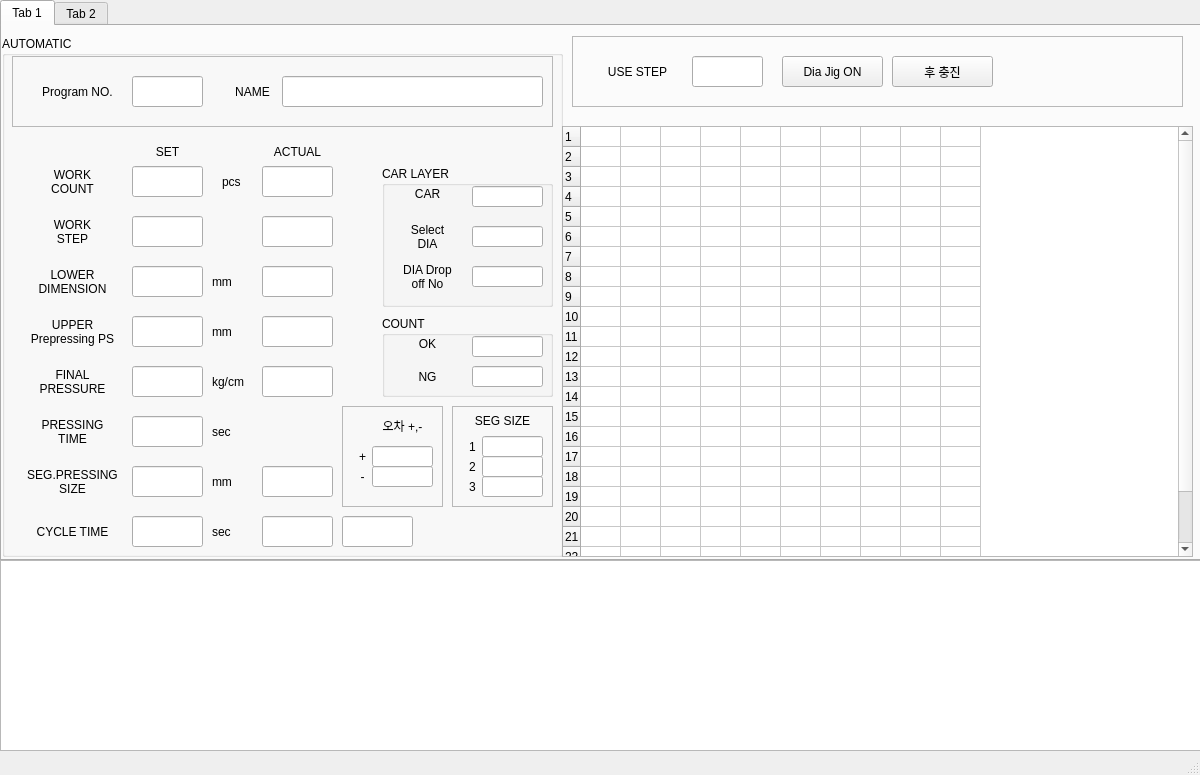
<?xml version="1.0" encoding="UTF-8"?>
<ui version="4.0">
 <class>MainWindow</class>
 <widget class="QMainWindow" name="MainWindow">
  <property name="geometry">
   <rect>
    <x>0</x>
    <y>0</y>
    <width>1200</width>
    <height>775</height>
   </rect>
  </property>
  <property name="sizePolicy">
   <sizepolicy hsizetype="Fixed" vsizetype="Fixed">
    <horstretch>0</horstretch>
    <verstretch>0</verstretch>
   </sizepolicy>
  </property>
  <property name="windowTitle">
   <string>MainWindow</string>
  </property>
  <widget class="QWidget" name="centralwidget">
   <widget class="QTabWidget" name="tabWidget">
    <property name="geometry">
     <rect>
      <x>0</x>
      <y>0</y>
      <width>1201</width>
      <height>561</height>
     </rect>
    </property>
    <property name="sizePolicy">
     <sizepolicy hsizetype="Preferred" vsizetype="Preferred">
      <horstretch>0</horstretch>
      <verstretch>0</verstretch>
     </sizepolicy>
    </property>
    <property name="currentIndex">
     <number>0</number>
    </property>
    <widget class="QWidget" name="tab">
     <attribute name="title">
      <string>Tab 1</string>
     </attribute>
     <widget class="QTableWidget" name="tableWidget_2">
      <property name="geometry">
       <rect>
        <x>560</x>
        <y>100</y>
        <width>631</width>
        <height>431</height>
       </rect>
      </property>
      <property name="maximumSize">
       <size>
        <width>631</width>
        <height>16777215</height>
       </size>
      </property>
      <property name="rowCount">
       <number>24</number>
      </property>
      <property name="columnCount">
       <number>10</number>
      </property>
      <attribute name="horizontalHeaderVisible">
       <bool>false</bool>
      </attribute>
      <attribute name="horizontalHeaderCascadingSectionResizes">
       <bool>false</bool>
      </attribute>
      <attribute name="horizontalHeaderMinimumSectionSize">
       <number>1</number>
      </attribute>
      <attribute name="horizontalHeaderDefaultSectionSize">
       <number>40</number>
      </attribute>
      <attribute name="horizontalHeaderHighlightSections">
       <bool>false</bool>
      </attribute>
      <attribute name="horizontalHeaderShowSortIndicator" stdset="0">
       <bool>false</bool>
      </attribute>
      <attribute name="horizontalHeaderStretchLastSection">
       <bool>false</bool>
      </attribute>
      <attribute name="verticalHeaderVisible">
       <bool>true</bool>
      </attribute>
      <attribute name="verticalHeaderCascadingSectionResizes">
       <bool>false</bool>
      </attribute>
      <attribute name="verticalHeaderMinimumSectionSize">
       <number>1</number>
      </attribute>
      <attribute name="verticalHeaderDefaultSectionSize">
       <number>20</number>
      </attribute>
      <attribute name="verticalHeaderHighlightSections">
       <bool>false</bool>
      </attribute>
      <attribute name="verticalHeaderShowSortIndicator" stdset="0">
       <bool>false</bool>
      </attribute>
      <attribute name="verticalHeaderStretchLastSection">
       <bool>false</bool>
      </attribute>
      <row/>
      <row/>
      <row/>
      <row/>
      <row/>
      <row/>
      <row/>
      <row/>
      <row/>
      <row/>
      <row/>
      <row/>
      <row/>
      <row/>
      <row/>
      <row/>
      <row/>
      <row/>
      <row/>
      <row/>
      <row/>
      <row/>
      <row/>
      <row/>
      <column/>
      <column/>
      <column/>
      <column/>
      <column/>
      <column/>
      <column/>
      <column/>
      <column/>
      <column/>
     </widget>
     <widget class="QGroupBox" name="groupBox">
      <property name="geometry">
       <rect>
        <x>0</x>
        <y>10</y>
        <width>561</width>
        <height>521</height>
       </rect>
      </property>
      <property name="title">
       <string>AUTOMATIC</string>
      </property>
      <widget class="QLineEdit" name="lineEdit">
       <property name="geometry">
        <rect>
         <x>130</x>
         <y>130</y>
         <width>71</width>
         <height>31</height>
        </rect>
       </property>
      </widget>
      <widget class="QLabel" name="label">
       <property name="geometry">
        <rect>
         <x>20</x>
         <y>120</y>
         <width>101</width>
         <height>51</height>
        </rect>
       </property>
       <property name="text">
        <string>WORK
COUNT</string>
       </property>
       <property name="alignment">
        <set>Qt::AlignCenter</set>
       </property>
      </widget>
      <widget class="QLabel" name="label_2">
       <property name="geometry">
        <rect>
         <x>220</x>
         <y>130</y>
         <width>41</width>
         <height>31</height>
        </rect>
       </property>
       <property name="text">
        <string>pcs</string>
       </property>
      </widget>
      <widget class="QLineEdit" name="lineEdit_2">
       <property name="geometry">
        <rect>
         <x>130</x>
         <y>180</y>
         <width>71</width>
         <height>31</height>
        </rect>
       </property>
      </widget>
      <widget class="QLabel" name="label_3">
       <property name="geometry">
        <rect>
         <x>20</x>
         <y>170</y>
         <width>101</width>
         <height>51</height>
        </rect>
       </property>
       <property name="text">
        <string>WORK
STEP</string>
       </property>
       <property name="alignment">
        <set>Qt::AlignCenter</set>
       </property>
      </widget>
      <widget class="QLabel" name="label_5">
       <property name="geometry">
        <rect>
         <x>210</x>
         <y>230</y>
         <width>41</width>
         <height>31</height>
        </rect>
       </property>
       <property name="text">
        <string>mm</string>
       </property>
      </widget>
      <widget class="QLabel" name="label_4">
       <property name="geometry">
        <rect>
         <x>20</x>
         <y>220</y>
         <width>101</width>
         <height>51</height>
        </rect>
       </property>
       <property name="text">
        <string>LOWER
DIMENSION</string>
       </property>
       <property name="alignment">
        <set>Qt::AlignCenter</set>
       </property>
      </widget>
      <widget class="QLineEdit" name="lineEdit_3">
       <property name="geometry">
        <rect>
         <x>130</x>
         <y>230</y>
         <width>71</width>
         <height>31</height>
        </rect>
       </property>
      </widget>
      <widget class="QLabel" name="label_6">
       <property name="geometry">
        <rect>
         <x>210</x>
         <y>280</y>
         <width>41</width>
         <height>31</height>
        </rect>
       </property>
       <property name="text">
        <string>mm</string>
       </property>
      </widget>
      <widget class="QLabel" name="label_7">
       <property name="geometry">
        <rect>
         <x>20</x>
         <y>270</y>
         <width>101</width>
         <height>51</height>
        </rect>
       </property>
       <property name="text">
        <string>UPPER
Prepressing PS</string>
       </property>
       <property name="alignment">
        <set>Qt::AlignCenter</set>
       </property>
      </widget>
      <widget class="QLineEdit" name="lineEdit_4">
       <property name="geometry">
        <rect>
         <x>130</x>
         <y>280</y>
         <width>71</width>
         <height>31</height>
        </rect>
       </property>
      </widget>
      <widget class="QLabel" name="label_8">
       <property name="geometry">
        <rect>
         <x>210</x>
         <y>330</y>
         <width>41</width>
         <height>31</height>
        </rect>
       </property>
       <property name="text">
        <string>kg/cm</string>
       </property>
      </widget>
      <widget class="QLabel" name="label_9">
       <property name="geometry">
        <rect>
         <x>20</x>
         <y>320</y>
         <width>101</width>
         <height>51</height>
        </rect>
       </property>
       <property name="text">
        <string>FINAL
PRESSURE</string>
       </property>
       <property name="alignment">
        <set>Qt::AlignCenter</set>
       </property>
      </widget>
      <widget class="QLineEdit" name="lineEdit_5">
       <property name="geometry">
        <rect>
         <x>130</x>
         <y>330</y>
         <width>71</width>
         <height>31</height>
        </rect>
       </property>
      </widget>
      <widget class="QLabel" name="label_10">
       <property name="geometry">
        <rect>
         <x>210</x>
         <y>380</y>
         <width>31</width>
         <height>31</height>
        </rect>
       </property>
       <property name="text">
        <string>sec</string>
       </property>
      </widget>
      <widget class="QLabel" name="label_11">
       <property name="geometry">
        <rect>
         <x>20</x>
         <y>370</y>
         <width>101</width>
         <height>51</height>
        </rect>
       </property>
       <property name="text">
        <string>PRESSING
TIME</string>
       </property>
       <property name="alignment">
        <set>Qt::AlignCenter</set>
       </property>
      </widget>
      <widget class="QLineEdit" name="lineEdit_6">
       <property name="geometry">
        <rect>
         <x>130</x>
         <y>380</y>
         <width>71</width>
         <height>31</height>
        </rect>
       </property>
      </widget>
      <widget class="QLabel" name="label_12">
       <property name="geometry">
        <rect>
         <x>210</x>
         <y>430</y>
         <width>31</width>
         <height>31</height>
        </rect>
       </property>
       <property name="text">
        <string>mm</string>
       </property>
      </widget>
      <widget class="QLabel" name="label_13">
       <property name="geometry">
        <rect>
         <x>10</x>
         <y>420</y>
         <width>121</width>
         <height>51</height>
        </rect>
       </property>
       <property name="text">
        <string>SEG.PRESSING
SIZE</string>
       </property>
       <property name="alignment">
        <set>Qt::AlignCenter</set>
       </property>
      </widget>
      <widget class="QLineEdit" name="lineEdit_7">
       <property name="geometry">
        <rect>
         <x>130</x>
         <y>430</y>
         <width>71</width>
         <height>31</height>
        </rect>
       </property>
      </widget>
      <widget class="QLineEdit" name="lineEdit_8">
       <property name="geometry">
        <rect>
         <x>130</x>
         <y>480</y>
         <width>71</width>
         <height>31</height>
        </rect>
       </property>
       <property name="text">
        <string/>
       </property>
      </widget>
      <widget class="QLabel" name="label_14">
       <property name="geometry">
        <rect>
         <x>210</x>
         <y>480</y>
         <width>31</width>
         <height>31</height>
        </rect>
       </property>
       <property name="text">
        <string>sec</string>
       </property>
      </widget>
      <widget class="QLabel" name="label_15">
       <property name="geometry">
        <rect>
         <x>20</x>
         <y>470</y>
         <width>101</width>
         <height>51</height>
        </rect>
       </property>
       <property name="text">
        <string>CYCLE TIME</string>
       </property>
       <property name="alignment">
        <set>Qt::AlignCenter</set>
       </property>
      </widget>
      <widget class="QLineEdit" name="lineEdit_9">
       <property name="geometry">
        <rect>
         <x>260</x>
         <y>180</y>
         <width>71</width>
         <height>31</height>
        </rect>
       </property>
      </widget>
      <widget class="QLineEdit" name="lineEdit_10">
       <property name="geometry">
        <rect>
         <x>260</x>
         <y>330</y>
         <width>71</width>
         <height>31</height>
        </rect>
       </property>
      </widget>
      <widget class="QLineEdit" name="lineEdit_11">
       <property name="geometry">
        <rect>
         <x>260</x>
         <y>130</y>
         <width>71</width>
         <height>31</height>
        </rect>
       </property>
      </widget>
      <widget class="QLineEdit" name="lineEdit_12">
       <property name="geometry">
        <rect>
         <x>260</x>
         <y>280</y>
         <width>71</width>
         <height>31</height>
        </rect>
       </property>
      </widget>
      <widget class="QLineEdit" name="lineEdit_13">
       <property name="geometry">
        <rect>
         <x>260</x>
         <y>430</y>
         <width>71</width>
         <height>31</height>
        </rect>
       </property>
      </widget>
      <widget class="QLineEdit" name="lineEdit_14">
       <property name="geometry">
        <rect>
         <x>260</x>
         <y>480</y>
         <width>71</width>
         <height>31</height>
        </rect>
       </property>
       <property name="text">
        <string/>
       </property>
      </widget>
      <widget class="QLineEdit" name="lineEdit_16">
       <property name="geometry">
        <rect>
         <x>260</x>
         <y>230</y>
         <width>71</width>
         <height>31</height>
        </rect>
       </property>
      </widget>
      <widget class="QLabel" name="label_16">
       <property name="geometry">
        <rect>
         <x>130</x>
         <y>100</y>
         <width>71</width>
         <height>31</height>
        </rect>
       </property>
       <property name="text">
        <string>SET</string>
       </property>
       <property name="alignment">
        <set>Qt::AlignCenter</set>
       </property>
      </widget>
      <widget class="QLabel" name="label_17">
       <property name="geometry">
        <rect>
         <x>260</x>
         <y>100</y>
         <width>71</width>
         <height>31</height>
        </rect>
       </property>
       <property name="text">
        <string>ACTUAL</string>
       </property>
       <property name="alignment">
        <set>Qt::AlignCenter</set>
       </property>
      </widget>
      <widget class="QLineEdit" name="lineEdit_18">
       <property name="geometry">
        <rect>
         <x>340</x>
         <y>480</y>
         <width>71</width>
         <height>31</height>
        </rect>
       </property>
       <property name="text">
        <string/>
       </property>
      </widget>
      <widget class="QGroupBox" name="groupBox_2">
       <property name="geometry">
        <rect>
         <x>380</x>
         <y>130</y>
         <width>171</width>
         <height>141</height>
        </rect>
       </property>
       <property name="title">
        <string>CAR LAYER</string>
       </property>
       <widget class="QLabel" name="label_20">
        <property name="geometry">
         <rect>
          <x>10</x>
          <y>20</y>
          <width>71</width>
          <height>16</height>
         </rect>
        </property>
        <property name="text">
         <string>CAR</string>
        </property>
        <property name="alignment">
         <set>Qt::AlignCenter</set>
        </property>
       </widget>
       <widget class="QLineEdit" name="lineEdit_19">
        <property name="geometry">
         <rect>
          <x>90</x>
          <y>20</y>
          <width>71</width>
          <height>21</height>
         </rect>
        </property>
        <property name="text">
         <string/>
        </property>
       </widget>
       <widget class="QLineEdit" name="lineEdit_20">
        <property name="geometry">
         <rect>
          <x>90</x>
          <y>60</y>
          <width>71</width>
          <height>21</height>
         </rect>
        </property>
        <property name="text">
         <string/>
        </property>
       </widget>
       <widget class="QLabel" name="label_21">
        <property name="geometry">
         <rect>
          <x>10</x>
          <y>50</y>
          <width>71</width>
          <height>41</height>
         </rect>
        </property>
        <property name="text">
         <string>Select
DIA</string>
        </property>
        <property name="alignment">
         <set>Qt::AlignCenter</set>
        </property>
       </widget>
       <widget class="QLabel" name="label_22">
        <property name="geometry">
         <rect>
          <x>10</x>
          <y>90</y>
          <width>71</width>
          <height>41</height>
         </rect>
        </property>
        <property name="text">
         <string>DIA Drop
off No</string>
        </property>
        <property name="alignment">
         <set>Qt::AlignCenter</set>
        </property>
       </widget>
       <widget class="QLineEdit" name="lineEdit_21">
        <property name="geometry">
         <rect>
          <x>90</x>
          <y>100</y>
          <width>71</width>
          <height>21</height>
         </rect>
        </property>
        <property name="text">
         <string/>
        </property>
       </widget>
      </widget>
      <widget class="QGroupBox" name="groupBox_3">
       <property name="geometry">
        <rect>
         <x>380</x>
         <y>280</y>
         <width>171</width>
         <height>81</height>
        </rect>
       </property>
       <property name="title">
        <string>COUNT</string>
       </property>
       <widget class="QLabel" name="label_23">
        <property name="geometry">
         <rect>
          <x>10</x>
          <y>20</y>
          <width>71</width>
          <height>16</height>
         </rect>
        </property>
        <property name="text">
         <string>OK</string>
        </property>
        <property name="alignment">
         <set>Qt::AlignCenter</set>
        </property>
       </widget>
       <widget class="QLineEdit" name="lineEdit_22">
        <property name="geometry">
         <rect>
          <x>90</x>
          <y>20</y>
          <width>71</width>
          <height>21</height>
         </rect>
        </property>
        <property name="text">
         <string/>
        </property>
       </widget>
       <widget class="QLineEdit" name="lineEdit_23">
        <property name="geometry">
         <rect>
          <x>90</x>
          <y>50</y>
          <width>71</width>
          <height>21</height>
         </rect>
        </property>
        <property name="text">
         <string/>
        </property>
       </widget>
       <widget class="QLabel" name="label_24">
        <property name="geometry">
         <rect>
          <x>10</x>
          <y>50</y>
          <width>71</width>
          <height>21</height>
         </rect>
        </property>
        <property name="text">
         <string>NG</string>
        </property>
        <property name="alignment">
         <set>Qt::AlignCenter</set>
        </property>
       </widget>
      </widget>
      <widget class="QFrame" name="frame">
       <property name="geometry">
        <rect>
         <x>10</x>
         <y>20</y>
         <width>541</width>
         <height>71</height>
        </rect>
       </property>
       <property name="frameShape">
        <enum>QFrame::StyledPanel</enum>
       </property>
       <property name="frameShadow">
        <enum>QFrame::Raised</enum>
       </property>
       <widget class="QLineEdit" name="lineEdit_17">
        <property name="geometry">
         <rect>
          <x>270</x>
          <y>20</y>
          <width>261</width>
          <height>31</height>
         </rect>
        </property>
       </widget>
       <widget class="QLabel" name="label_19">
        <property name="geometry">
         <rect>
          <x>210</x>
          <y>20</y>
          <width>61</width>
          <height>31</height>
         </rect>
        </property>
        <property name="text">
         <string>NAME</string>
        </property>
        <property name="alignment">
         <set>Qt::AlignCenter</set>
        </property>
       </widget>
       <widget class="QLabel" name="label_18">
        <property name="geometry">
         <rect>
          <x>10</x>
          <y>10</y>
          <width>111</width>
          <height>51</height>
         </rect>
        </property>
        <property name="text">
         <string>Program NO.</string>
        </property>
        <property name="alignment">
         <set>Qt::AlignCenter</set>
        </property>
       </widget>
       <widget class="QLineEdit" name="lineEdit_15">
        <property name="geometry">
         <rect>
          <x>120</x>
          <y>20</y>
          <width>71</width>
          <height>31</height>
         </rect>
        </property>
       </widget>
      </widget>
      <widget class="QFrame" name="frame_2">
       <property name="geometry">
        <rect>
         <x>340</x>
         <y>370</y>
         <width>101</width>
         <height>101</height>
        </rect>
       </property>
       <property name="frameShape">
        <enum>QFrame::StyledPanel</enum>
       </property>
       <property name="frameShadow">
        <enum>QFrame::Raised</enum>
       </property>
       <widget class="QLabel" name="label_31">
        <property name="geometry">
         <rect>
          <x>10</x>
          <y>60</y>
          <width>21</width>
          <height>21</height>
         </rect>
        </property>
        <property name="text">
         <string>-</string>
        </property>
        <property name="alignment">
         <set>Qt::AlignCenter</set>
        </property>
       </widget>
       <widget class="QLineEdit" name="lineEdit_28">
        <property name="geometry">
         <rect>
          <x>30</x>
          <y>60</y>
          <width>61</width>
          <height>21</height>
         </rect>
        </property>
        <property name="text">
         <string/>
        </property>
       </widget>
       <widget class="QLabel" name="label_30">
        <property name="geometry">
         <rect>
          <x>10</x>
          <y>40</y>
          <width>21</width>
          <height>21</height>
         </rect>
        </property>
        <property name="text">
         <string>+</string>
        </property>
        <property name="alignment">
         <set>Qt::AlignCenter</set>
        </property>
       </widget>
       <widget class="QLabel" name="label_29">
        <property name="geometry">
         <rect>
          <x>20</x>
          <y>10</y>
          <width>81</width>
          <height>20</height>
         </rect>
        </property>
        <property name="text">
         <string>오차 +,-</string>
        </property>
        <property name="alignment">
         <set>Qt::AlignCenter</set>
        </property>
       </widget>
       <widget class="QLineEdit" name="lineEdit_27">
        <property name="geometry">
         <rect>
          <x>30</x>
          <y>40</y>
          <width>61</width>
          <height>21</height>
         </rect>
        </property>
        <property name="text">
         <string/>
        </property>
       </widget>
      </widget>
      <widget class="QFrame" name="frame_3">
       <property name="geometry">
        <rect>
         <x>450</x>
         <y>370</y>
         <width>101</width>
         <height>101</height>
        </rect>
       </property>
       <property name="frameShape">
        <enum>QFrame::StyledPanel</enum>
       </property>
       <property name="frameShadow">
        <enum>QFrame::Raised</enum>
       </property>
       <widget class="QLabel" name="label_25">
        <property name="geometry">
         <rect>
          <x>10</x>
          <y>-1</y>
          <width>81</width>
          <height>31</height>
         </rect>
        </property>
        <property name="text">
         <string>SEG SIZE</string>
        </property>
        <property name="alignment">
         <set>Qt::AlignCenter</set>
        </property>
       </widget>
       <widget class="QLabel" name="label_28">
        <property name="geometry">
         <rect>
          <x>10</x>
          <y>70</y>
          <width>21</width>
          <height>21</height>
         </rect>
        </property>
        <property name="text">
         <string>3</string>
        </property>
        <property name="alignment">
         <set>Qt::AlignCenter</set>
        </property>
       </widget>
       <widget class="QLabel" name="label_27">
        <property name="geometry">
         <rect>
          <x>10</x>
          <y>50</y>
          <width>21</width>
          <height>21</height>
         </rect>
        </property>
        <property name="text">
         <string>2</string>
        </property>
        <property name="alignment">
         <set>Qt::AlignCenter</set>
        </property>
       </widget>
       <widget class="QLineEdit" name="lineEdit_24">
        <property name="geometry">
         <rect>
          <x>30</x>
          <y>50</y>
          <width>61</width>
          <height>21</height>
         </rect>
        </property>
        <property name="text">
         <string/>
        </property>
       </widget>
       <widget class="QLineEdit" name="lineEdit_26">
        <property name="geometry">
         <rect>
          <x>30</x>
          <y>70</y>
          <width>61</width>
          <height>21</height>
         </rect>
        </property>
        <property name="text">
         <string/>
        </property>
       </widget>
       <widget class="QLineEdit" name="lineEdit_25">
        <property name="geometry">
         <rect>
          <x>30</x>
          <y>30</y>
          <width>61</width>
          <height>21</height>
         </rect>
        </property>
        <property name="text">
         <string/>
        </property>
       </widget>
       <widget class="QLabel" name="label_26">
        <property name="geometry">
         <rect>
          <x>10</x>
          <y>30</y>
          <width>21</width>
          <height>21</height>
         </rect>
        </property>
        <property name="text">
         <string>1</string>
        </property>
        <property name="alignment">
         <set>Qt::AlignCenter</set>
        </property>
       </widget>
      </widget>
     </widget>
     <widget class="QFrame" name="frame_4">
      <property name="geometry">
       <rect>
        <x>570</x>
        <y>10</y>
        <width>611</width>
        <height>71</height>
       </rect>
      </property>
      <property name="frameShape">
       <enum>QFrame::StyledPanel</enum>
      </property>
      <property name="frameShadow">
       <enum>QFrame::Raised</enum>
      </property>
      <widget class="QLabel" name="label_35">
       <property name="geometry">
        <rect>
         <x>10</x>
         <y>10</y>
         <width>111</width>
         <height>51</height>
        </rect>
       </property>
       <property name="text">
        <string>USE STEP</string>
       </property>
       <property name="alignment">
        <set>Qt::AlignCenter</set>
       </property>
      </widget>
      <widget class="QLineEdit" name="lineEdit_32">
       <property name="geometry">
        <rect>
         <x>120</x>
         <y>20</y>
         <width>71</width>
         <height>31</height>
        </rect>
       </property>
      </widget>
      <widget class="QPushButton" name="pushButton">
       <property name="geometry">
        <rect>
         <x>320</x>
         <y>20</y>
         <width>101</width>
         <height>31</height>
        </rect>
       </property>
       <property name="text">
        <string>후 충진</string>
       </property>
      </widget>
      <widget class="QPushButton" name="pushButton_2">
       <property name="geometry">
        <rect>
         <x>210</x>
         <y>20</y>
         <width>101</width>
         <height>31</height>
        </rect>
       </property>
       <property name="text">
        <string>Dia Jig ON</string>
       </property>
      </widget>
     </widget>
    </widget>
    <widget class="QWidget" name="tab_2">
     <attribute name="title">
      <string>Tab 2</string>
     </attribute>
    </widget>
   </widget>
   <widget class="QTableWidget" name="tableWidget">
    <property name="geometry">
     <rect>
      <x>0</x>
      <y>560</y>
      <width>1201</width>
      <height>191</height>
     </rect>
    </property>
   </widget>
  </widget>
  <widget class="QMenuBar" name="menubar">
   <property name="geometry">
    <rect>
     <x>0</x>
     <y>0</y>
     <width>1200</width>
     <height>22</height>
    </rect>
   </property>
  </widget>
  <widget class="QStatusBar" name="statusbar"/>
 </widget>
 <resources/>
 <connections/>
</ui>
